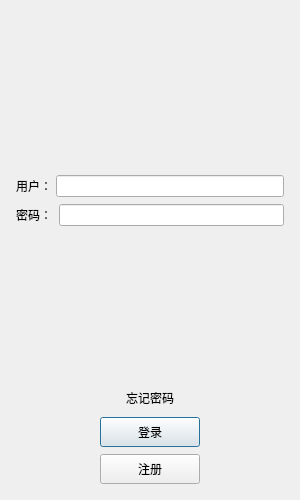
<?xml version="1.0" encoding="UTF-8"?>
<ui version="4.0">
 <class>LoginDialog</class>
 <widget class="QDialog" name="LoginDialog">
  <property name="geometry">
   <rect>
    <x>0</x>
    <y>0</y>
    <width>300</width>
    <height>500</height>
   </rect>
  </property>
  <property name="minimumSize">
   <size>
    <width>300</width>
    <height>500</height>
   </size>
  </property>
  <property name="maximumSize">
   <size>
    <width>300</width>
    <height>500</height>
   </size>
  </property>
  <property name="windowTitle">
   <string>Dialog</string>
  </property>
  <layout class="QVBoxLayout" name="verticalLayout_2">
   <item>
    <layout class="QVBoxLayout" name="verticalLayout">
     <property name="spacing">
      <number>7</number>
     </property>
     <property name="leftMargin">
      <number>5</number>
     </property>
     <property name="topMargin">
      <number>5</number>
     </property>
     <property name="rightMargin">
      <number>5</number>
     </property>
     <property name="bottomMargin">
      <number>5</number>
     </property>
     <item>
      <widget class="QWidget" name="widget" native="true">
       <layout class="QGridLayout" name="gridLayout_2">
        <item row="0" column="0">
         <widget class="QLabel" name="label">
          <property name="text">
           <string/>
          </property>
          <property name="pixmap">
           <pixmap resource="rc.qrc">:/res/ice.png</pixmap>
          </property>
          <property name="alignment">
           <set>Qt::AlignmentFlag::AlignCenter</set>
          </property>
         </widget>
        </item>
        <item row="1" column="0">
         <spacer name="verticalSpacer">
          <property name="orientation">
           <enum>Qt::Orientation::Vertical</enum>
          </property>
          <property name="sizeHint" stdset="0">
           <size>
            <width>20</width>
            <height>43</height>
           </size>
          </property>
         </spacer>
        </item>
       </layout>
      </widget>
     </item>
     <item>
      <layout class="QHBoxLayout" name="horizontalLayout">
       <property name="spacing">
        <number>4</number>
       </property>
       <item>
        <widget class="QLabel" name="user_label">
         <property name="maximumSize">
          <size>
           <width>16777215</width>
           <height>25</height>
          </size>
         </property>
         <property name="text">
          <string>用户：</string>
         </property>
        </widget>
       </item>
       <item>
        <widget class="QLineEdit" name="user_edit">
         <property name="maximumSize">
          <size>
           <width>16777215</width>
           <height>25</height>
          </size>
         </property>
        </widget>
       </item>
      </layout>
     </item>
     <item>
      <layout class="QHBoxLayout" name="horizontalLayout_2">
       <item>
        <widget class="QLabel" name="pass_label">
         <property name="maximumSize">
          <size>
           <width>16777215</width>
           <height>25</height>
          </size>
         </property>
         <property name="text">
          <string>密码：</string>
         </property>
        </widget>
       </item>
       <item>
        <widget class="QLineEdit" name="pass_edit">
         <property name="maximumSize">
          <size>
           <width>16777215</width>
           <height>25</height>
          </size>
         </property>
        </widget>
       </item>
      </layout>
     </item>
     <item>
      <spacer name="verticalSpacer_2">
       <property name="orientation">
        <enum>Qt::Orientation::Vertical</enum>
       </property>
       <property name="sizeHint" stdset="0">
        <size>
         <width>20</width>
         <height>40</height>
        </size>
       </property>
      </spacer>
     </item>
     <item>
      <layout class="QHBoxLayout" name="horizontalLayout_3">
       <item>
        <spacer name="horizontalSpacer">
         <property name="orientation">
          <enum>Qt::Orientation::Horizontal</enum>
         </property>
         <property name="sizeHint" stdset="0">
          <size>
           <width>40</width>
           <height>20</height>
          </size>
         </property>
        </spacer>
       </item>
       <item>
        <widget class="QLabel" name="forget_label">
         <property name="minimumSize">
          <size>
           <width>0</width>
           <height>25</height>
          </size>
         </property>
         <property name="maximumSize">
          <size>
           <width>16777215</width>
           <height>25</height>
          </size>
         </property>
         <property name="text">
          <string>忘记密码</string>
         </property>
        </widget>
       </item>
       <item>
        <spacer name="horizontalSpacer_6">
         <property name="orientation">
          <enum>Qt::Orientation::Horizontal</enum>
         </property>
         <property name="sizeHint" stdset="0">
          <size>
           <width>40</width>
           <height>20</height>
          </size>
         </property>
        </spacer>
       </item>
      </layout>
     </item>
     <item>
      <layout class="QHBoxLayout" name="horizontalLayout_4">
       <item>
        <spacer name="horizontalSpacer_2">
         <property name="orientation">
          <enum>Qt::Orientation::Horizontal</enum>
         </property>
         <property name="sizeHint" stdset="0">
          <size>
           <width>40</width>
           <height>20</height>
          </size>
         </property>
        </spacer>
       </item>
       <item>
        <widget class="QPushButton" name="login_btn">
         <property name="minimumSize">
          <size>
           <width>100</width>
           <height>30</height>
          </size>
         </property>
         <property name="maximumSize">
          <size>
           <width>100</width>
           <height>30</height>
          </size>
         </property>
         <property name="text">
          <string>登录</string>
         </property>
        </widget>
       </item>
       <item>
        <spacer name="horizontalSpacer_3">
         <property name="orientation">
          <enum>Qt::Orientation::Horizontal</enum>
         </property>
         <property name="sizeHint" stdset="0">
          <size>
           <width>40</width>
           <height>20</height>
          </size>
         </property>
        </spacer>
       </item>
      </layout>
     </item>
     <item>
      <layout class="QHBoxLayout" name="horizontalLayout_5">
       <item>
        <spacer name="horizontalSpacer_5">
         <property name="orientation">
          <enum>Qt::Orientation::Horizontal</enum>
         </property>
         <property name="sizeHint" stdset="0">
          <size>
           <width>40</width>
           <height>20</height>
          </size>
         </property>
        </spacer>
       </item>
       <item>
        <widget class="QPushButton" name="reg_btn">
         <property name="minimumSize">
          <size>
           <width>100</width>
           <height>30</height>
          </size>
         </property>
         <property name="maximumSize">
          <size>
           <width>100</width>
           <height>16777215</height>
          </size>
         </property>
         <property name="text">
          <string>注册</string>
         </property>
        </widget>
       </item>
       <item>
        <spacer name="horizontalSpacer_4">
         <property name="orientation">
          <enum>Qt::Orientation::Horizontal</enum>
         </property>
         <property name="sizeHint" stdset="0">
          <size>
           <width>40</width>
           <height>20</height>
          </size>
         </property>
        </spacer>
       </item>
      </layout>
     </item>
    </layout>
   </item>
  </layout>
 </widget>
 <resources>
  <include location="rc.qrc"/>
 </resources>
 <connections/>
</ui>
